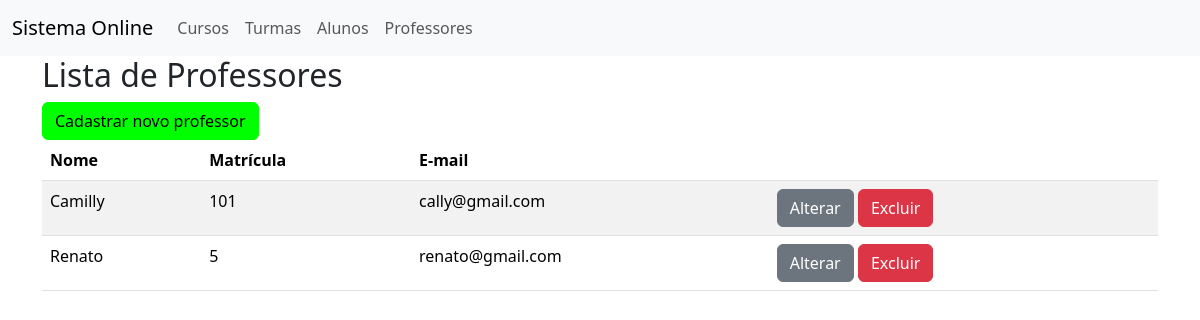
/listarprofessores, run on the app's committed database.
### cadastro/models.py (models this page shows, shortened)
class Professor(models.Model):
    nome = models.CharField(max_length=100)
    email = models.EmailField()
    matricula = models.CharField(max_length=5)

### cadastro/views.py (the view)
# urls.py: path('listarprofessores', views.listarprofessores, name='listarprofessores'),
def listarprofessores(request):
    professores = Professor.objects.order_by('nome')
    return render(request, 'listarprofessores.html', {'professores': professores})

### cadastro/templates/listarprofessores.html
{% extends 'base.html' %}
{% block content %}
    <h2>Lista de Professores</h2>
    <a href="{% url 'incluirprofessor' %}" class="btn btn-primary">
        Cadastrar novo professor
    </a>
    <table class="table table-striped">
        <thead>
            <tr>
                <th>Nome</th>
                <th>Matrícula</th>
                <th>E-mail</th>
                <th></th>
            </tr>
        </thead>
        <tbody>
            {% for p in professores %}
            <tr>
                <td>
                    {{ p.nome }}
                </td>
                <td>
                    {{ p.matricula }}
                </td>
                <td>
                    {{ p.email }}
                </td>
                <td>
                    <a href="{% url 'alterarprofessor' p.id %}" class="btn btn-secondary">Alterar</a>
                    <a href="{% url 'excluirprofessor' p.id %}" class="btn btn-danger">Excluir</a>
                </td>
            </tr>
            {% endfor %}
        </tbody>
    </table>
{% endblock %}

### estatico/estilos.css (style rules this page uses)
.btn-primary { background-color: #00ff00 !important; border-color: #00ff00; color: #000000; }

### data on the page
Professor: nome "Camilly", matricula "101", email "cally@gmail.com"
Professor: nome "Renato", matricula "5", email "renato@gmail.com"
